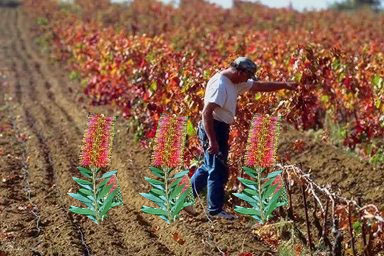
#> input picture sample/sample6.jpg, 384 x 256 px
$ python fft.py
#> lines starting #> are read from the running program, lines starting #| are printed output that depends on the picture
from numpy.fft import fft2, fftshift
import numpy as np
from PIL import Image, ImageChops, ImageEnhance
import matplotlib.pyplot as plt

def perform_fft(image):
    image = image.convert('L')  # Convert to grayscale
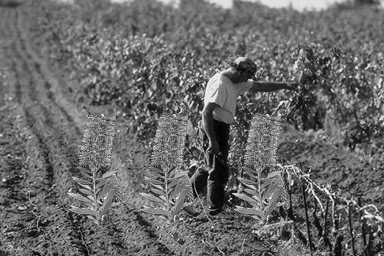
#> image: PIL image 384x256 L; min 1, max 251, mean 104.7
    f = fft2(np.array(image))
    fshift = fftshift(f)
    magnitude_spectrum = np.log(np.abs(fshift) + 1)  # Adding 1 to avoid log(0)
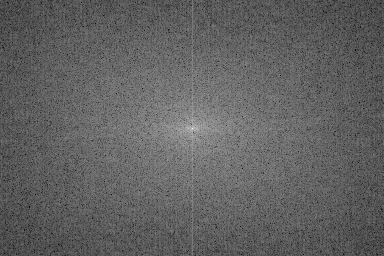
#> magnitude_spectrum: shape (256, 384) float64; min 3.76, max 16.15, mean 8.51; drawn with min black and max white
    magnitude_spectrum = (magnitude_spectrum - np.min(magnitude_spectrum)) / np.ptp(magnitude_spectrum) * 255
    return Image.fromarray(magnitude_spectrum.astype('uint8'))

image = perform_fft(Image.open('sample/sample6.jpg'))

plt.imshow(image)
plt.title('ELA Image')
plt.axis('off')
plt.show()

$ run again, with sample/sample1.jpg copied over sample/sample6.jpg
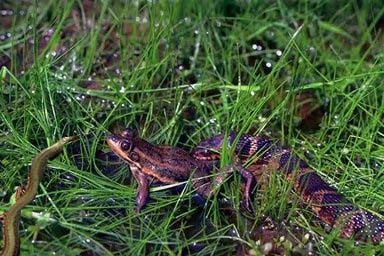
#> input picture sample/sample1.jpg, 384 x 256 px
#> in perform_fft, `image = image.convert('L')`:
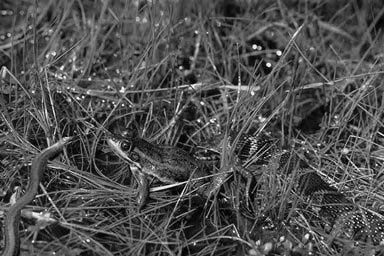
#> image: PIL image 384x256 L; min 0, max 254, mean 79.4
#> in perform_fft, `magnitude_spectrum = np.log(np.abs(fshift) + 1)`:
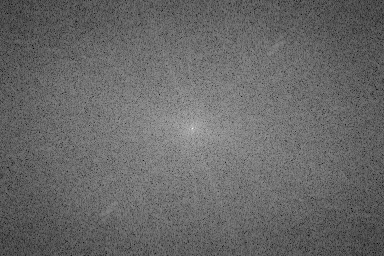
#> magnitude_spectrum: shape (256, 384) float64; min 3.2, max 15.87, mean 8.39; drawn with min black and max white

$ run again, with sample/sample10.jpg copied over sample/sample6.jpg
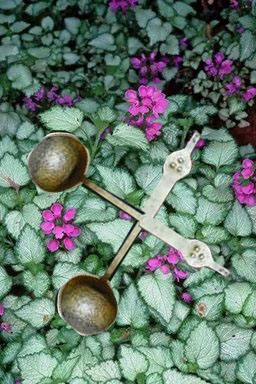
#> input picture sample/sample10.jpg, 256 x 384 px
#> in perform_fft, `image = image.convert('L')`:
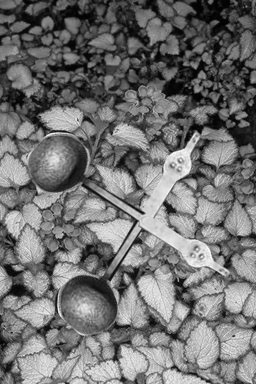
#> image: PIL image 256x384 L; min 0, max 254, mean 113.8
#> in perform_fft, `magnitude_spectrum = np.log(np.abs(fshift) + 1)`:
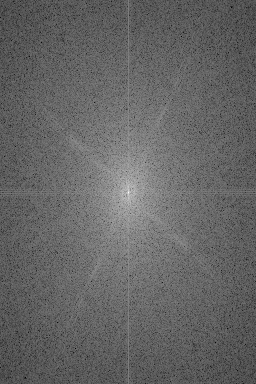
#> magnitude_spectrum: shape (384, 256) float64; min 2.86, max 16.23, mean 8.18; drawn with min black and max white

$ run again, with sample/sample11.jpg copied over sample/sample6.jpg
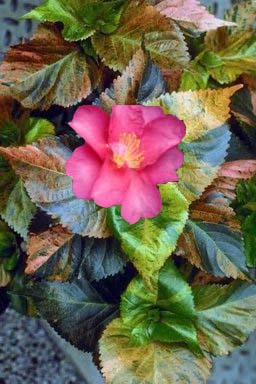
#> input picture sample/sample11.jpg, 256 x 384 px
#> in perform_fft, `image = image.convert('L')`:
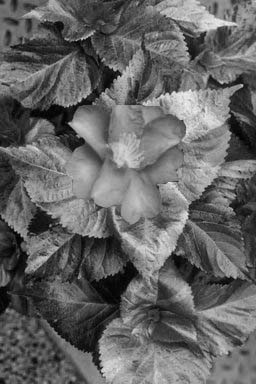
#> image: PIL image 256x384 L; min 1, max 241, mean 100.9
#> in perform_fft, `magnitude_spectrum = np.log(np.abs(fshift) + 1)`:
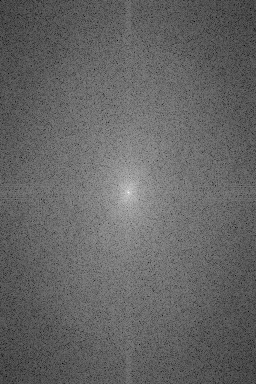
#> magnitude_spectrum: shape (384, 256) float64; min 2.13, max 16.11, mean 7.68; drawn with min black and max white
